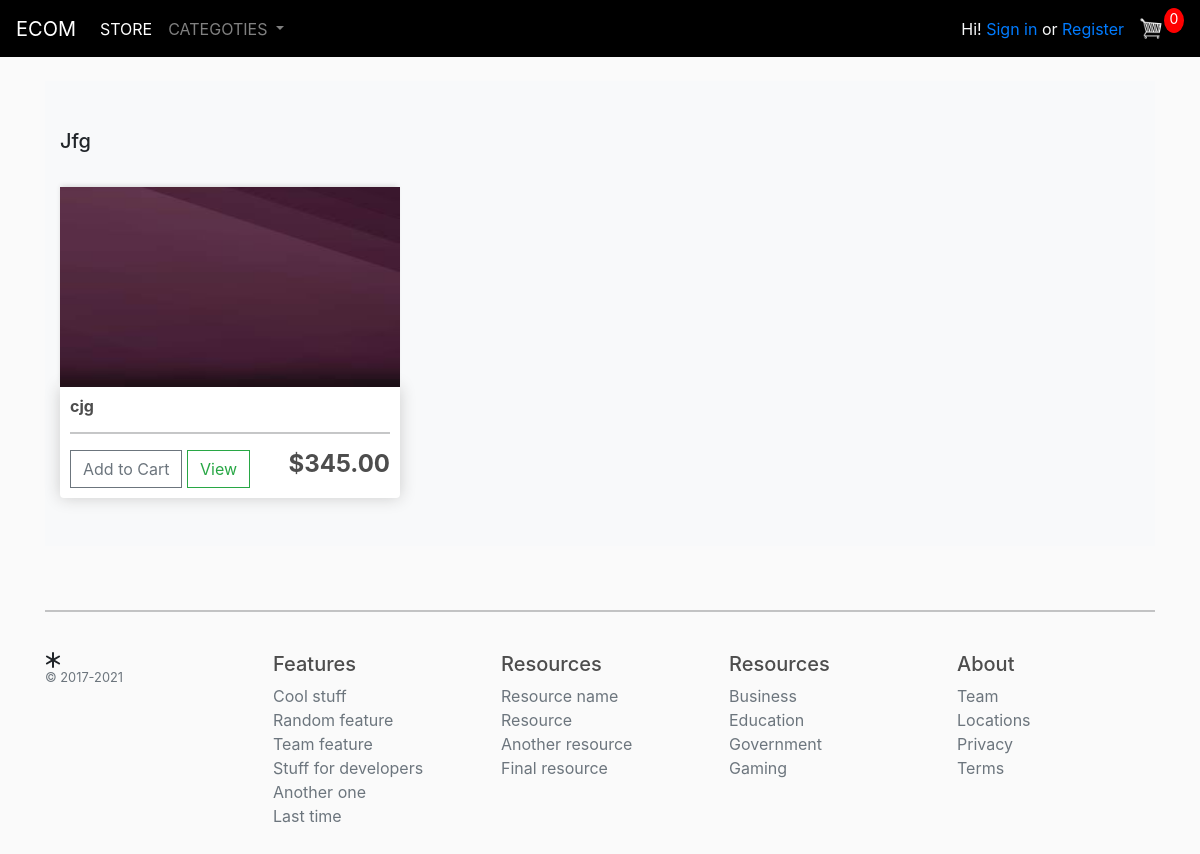
The page /search/jfg/ on the database its author committed.
### store/models.py (models this page shows, shortened)
class Category(models.Model):
    name = models.CharField(max_length=255, db_index=True)
    slug = models.SlugField(max_length=255, unique=True)
    class Meta:
        verbose_name_plural = 'Categories'
    def get_absolute_url(self):
        return reverse('store:category_list', args=[self.slug])

class Product(models.Model):
    category = models.ForeignKey(Category, related_name='product', on_delete=models.CASCADE)
    created_by = models.ForeignKey(settings.AUTH_USER_MODEL, related_name='product_creator', on_delete=models.CASCADE)
    name = models.CharField(max_length=200, null=True)
    price = models.DecimalField(max_digits=7, decimal_places=2)
    digital = models.BooleanField(default=False, null=True, blank=True)
    image = models.ImageField(null=True, blank=True, default='default.jpeg')
    slug = models.SlugField(max_length=255)
    in_stock = models.BooleanField(default=True)
    is_active = models.BooleanField(default=True)
    created = models.DateTimeField(auto_now_add=True)
    updated = models.DateTimeField(auto_now=True)
    objects = models.Manager()
    products = ProductManager()
    class Meta:
        ordering = ('-created',)
    def get_absolute_url(self):
        return reverse('store:product_detail', args=[self.slug])
    @property
    def imageURL(self):
        try:
            url = self.image.url
        except:
            url = ""
        return url

### store/views.py (the view)
# urls.py: path('search/<slug:category_slug>/', views.category_list, name="category_list"),
def category_list(request, category_slug):
    category = get_object_or_404(Category, slug=category_slug)
    products = Product.objects.filter(category=category)
    return render(request, 'store/products/category.html', {'category': category, 'products': products})

### store/context_processors.py (called while the page is built)
def categories(request):
    return {'categories': Category.objects.all()}

def basket(request):
    return {'basket': Basket(request)}

def cartItems(request):
    data = cartData(request)
    cartItems = data['cartItems']
    return {'cart_items': cartItems}

### store/utils.py (called while the page is built, shortened)
def cookieCart(request):
    try:
        cart = json.loads(request.COOKIES['cart'])
    except:
        cart = {}
    items = []
    order = {'get_cart_total': 0, 'get_cart_items': 0, 'shipping': False}
    cartItems = order['get_cart_items']
    return {'items': items, 'order': order, 'cartItems': cartItems}

def cartData(request):
    if request.user.is_authenticated:
        customer = request.user.customer
        order, created = Order.objects.get_or_create(customer=customer, complete=False)
        items = order.orderitem_set.all()
        cartItems = order.get_cart_items
    else:
        cookieData = cookieCart(request)
        items = cookieData['items']
        order = cookieData['order']
        cartItems = cookieData['cartItems']
    return {'items': items, 'order': order, 'cartItems': cartItems}

    def __len__(self):
        return sum(item['qty'] for item in self.basket.values())

### store/templates/store/products/category.html
{% extends 'store/main.html' %}
{% load static %}
{% block content %}
<main>
<div class="album py-5 bg-light">
	<div class="container">
		<div class="pb-3 h5">{{category.name|title}}</div>
		<div class="row">
			{% for product in products %}
			<div class="col-lg-4">
				<img class="thumbnail" src="{{ product.imageURL }}">
				<div class="box-element product">
					<h6><strong>{{ product.name }}</strong></h6>
					<hr>
					<button data-product={{ product.id }} data-action="add" class="btn btn-outline-secondary add-btn update-cart">Add to Cart</button>
					<a class="btn btn-outline-success" href="{{ product.get_absolute_url }}">View</a>
					<h4 style="display: inline-block; float: right"><strong>${{ product.price|floatformat:2 }}</strong></h4>
				</div>
			</div>
			{% endfor %}
		</div>
	</div>
</div>
</main>
{% endblock content %}

### static/css/main.css (style rules this page uses)
body { background-color: hsl(0, 0%, 98%); }
h1,h2,h3,h4,h5,h6 { color:hsl(0, 0%, 30%); }
.box-element { box-shadow:hsl(0, 0%, 80%) 0 0 16px; background-color: #fff; border-radius: 4px; padding: 10px; }
.thumbnail { width: 100%; height: 200px; -webkit-box-shadow: -1px -3px 5px -2px rgba(214,214,214,1); -moz-box-shadow: -1px -3px 5px -2px rgba(214,214,214,1); box-shadow: -1px -3px 5px -2px rgba(214,214,214,1); }
.product { border-radius: 0 0 4px 4px; }
.col-lg-4, .col-lg-6, .col-lg-8, .col-lg-12 { margin-top: 10px; }
.btn { border-radius: 0; }

### rows shown on the page
Category: name "Jfg"
Product: imageURL (placeholder picture), name "cjg", price "345.00"

### other values the page prints
{{ cart_items }} "0"
